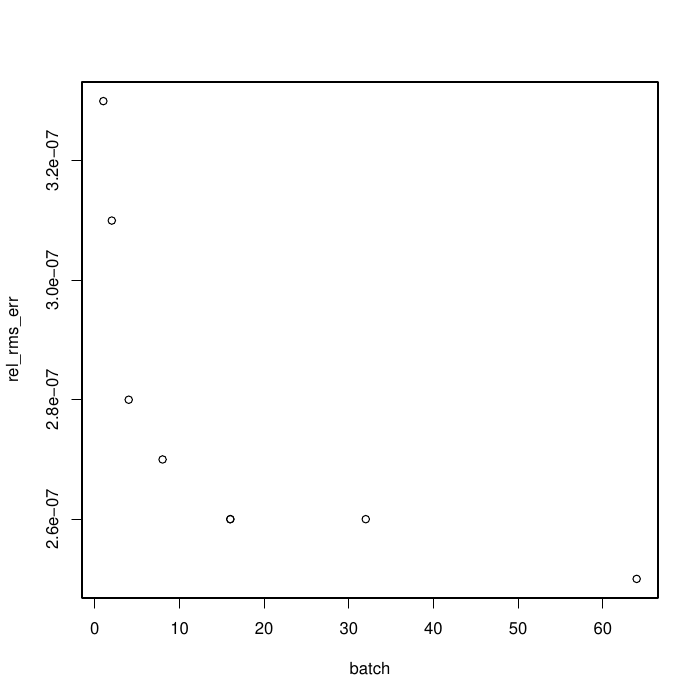

Generate this figure with R:
# plot a scatter 2D graph
# This will produce a Rplot.pdf file after the running the Rscript, without opening the Rplot.pdf.

# collect the values together, and assign them to a variable called x
c(1,2,4,8,16,32,64,16) ->batch
# do the same for the corresponding y-values
c(3.3e-07,3.1e-07,2.8e-07,2.7e-07,2.6e-07,2.6e-07,2.5e-07,2.6e-07) -> rel_rms_err

pdf('test_1.pdf')
plot(batch,rel_rms_err) # do a scatterplot of y on x
myString <- "Scatter ploted"
print ( myString)
